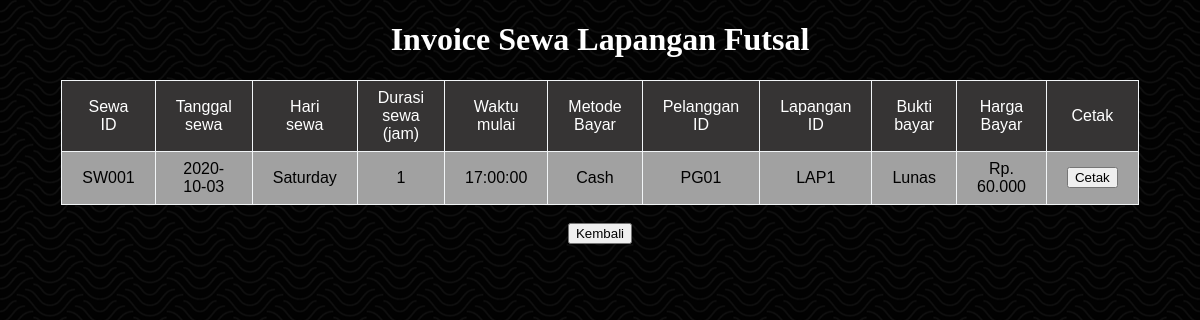
The app's page /invoice.php?id=SW001 with its own data.
### tables this page shows
CREATE TABLE `pemesanan` (
  `sewaID` varchar(5) NOT NULL,
  `tglSewa` date NOT NULL,
  `durasiSewa` int(2) NOT NULL,
  `waktuMulaiSewa` time NOT NULL,
  `metodeBayar` enum('Cash') NOT NULL,
  `pelangganID` varchar(5) NOT NULL,
  `lapanganID` varchar(5) NOT NULL,
  `buktiBayar` enum('Lunas','DP') DEFAULT NULL
);

### functions.php (called while the page is built, shortened)
<?php
	$conn = mysqli_connect("localhost", "root", "", "sewalapfutsal");
	function query($query){
		global $conn;
		$result = mysqli_query($conn, $query);
		$rows = [];
		while ($row = mysqli_fetch_assoc($result)) {
		 	$rows[] = $row;
		}
		return $rows;
	}
	function harga($id){
		global $conn;
		$pgi = mysqli_query($conn, "SELECT harga
    	FROM TARIF WHERE tarifID = 'TR1'");
    	$pgi2 = [];
    	while ($pgi3 = mysqli_fetch_array($pgi)) {
         	$pgi2[] = $pgi3;
    	}
    	foreach($pgi2 as $pgi4){
        	$hargaPagi = $pgi4['harga'];
    	}
    	$mlm = mysqli_query($conn,"SELECT harga
    	FROM TARIF WHERE tarifID = 'TR2'");
    	$mlm2 = [];
    	while ($mlm3 = mysqli_fetch_array($mlm)) {
         	$mlm2[] = $mlm3;
    	}
    	foreach($mlm2 as $mlm4){
        	$hargaMalam = $mlm4['harga'];
    	}
		$a = date_create('07:00:00');
		$b = date_create('17:00:00');
		$c = date_create('23:00:00');
    	$hit = mysqli_query($conn, "SELECT durasiSewa
    	FROM PEMESANAN WHERE sewaID = '$id'");
    	$hit2 = [];
    	while ($hit3 = mysqli_fetch_array($hit)) {
         	$hit2[] = $hit3;
    	}
    	foreach($hit2 as $hit4){
        	$hitung = $hit4['durasiSewa'];
    	}
    	$wkt = mysqli_query($conn, "SELECT waktuMulaiSewa
    	FROM PEMESANAN WHERE sewaID = '$id'");
    	$waktu2 = [];
    	while ($waktu3 = mysqli_fetch_array($wkt)) {
         	$waktu2[] = $waktu3;
    	}
    	foreach($waktu2 as $waktu4){
        	$waktu = $waktu4['waktuMulaiSewa'];
    	}
    	$waktuBerubah = date_create($waktu);
    	$harga = 0;
		while ($hitung > 0) {
			if (($waktuBerubah >= $a) && ($waktuBerubah < $b)) {
		    	$harga += $hargaPagi;
		    	$waktuBerubah = date_add($waktuBerubah, date_interval_create_from_date_string('1 hours'));
			} elseif (($waktuBerubah >= $b) && ($waktuBerubah <= $c)) {
		    	$harga += $hargaMalam;
		    	$waktuBerubah = date_add($waktuBerubah, date_interval_create_from_date_string('1 hours'));
			}
        	$hitung -= 1;
    	}
    	return $harga;
	}
 ?>

### invoice.php (the view, shortened to what this page needs)
<?php
    require 'functions.php';
    $id_sewa = $_GET['id'];
    $hasil = query("SELECT sewaID, tglSewa, DATE_FORMAT(tglSewa,'%W') AS 'hariSewa', durasiSewa, waktuMulaiSewa, metodeBayar, pelangganID, lapanganID, buktiBayar
    FROM PEMESANAN WHERE sewaID = '$id_sewa'");
?>
<!DOCTYPE html>
<html>
<head>
    <link rel="stylesheet" type="text/css" href="styles.css">
</head>
<body>
    <h1>Invoice Sewa Lapangan Futsal</h1>
    <center>
    <table border="1" cellpadding="10" cellspacing="0">
		<tr>
			<th>Sewa ID</th>
			<th>Tanggal sewa</th>
			<th>Hari sewa</th>
			<th>Durasi sewa (jam)</th>
			<th>Waktu mulai</th>
			<th>Metode Bayar</th>
            <th>Pelanggan ID</th>
            <th>Lapangan ID</th>
            <th>Bukti bayar</th>
            <th>Harga Bayar</th>
            <th>Cetak</th>
		</tr>
        <?php $i = 1; ?>
        <?php foreach ($hasil as $row): ?>
            <tr>
                <td><?=$row['sewaID']?></td>
                <td><?=$row['tglSewa']?></td>
                <td><?=$row['hariSewa']?></td>
                <td><?=$row['durasiSewa']?></td>
                <td><?=$row['waktuMulaiSewa']?></td>
                <td><?=$row['metodeBayar']?></td>
                <td><?=$row['pelangganID']?></td>
                <td><?=$row['lapanganID']?></td>
                <td><?=$row['buktiBayar']?></td>
                <td><?='Rp. '.number_format(harga($id_sewa),0,",",".")?></td>
                <td><a href="cetak.php?id=<?= $row["sewaID"]; ?>" target='_blank'><button>Cetak</button></a></td>
            </tr>
        <?php $i++; endforeach ?>
    </table>
    <br>
    <a href="index.php"><button>Kembali</button></a>
        </center>
</body>
</html>

### styles.css (style rules this page uses)
body { background-image: url('bg.png'); color: rgb(255, 255, 255); }
table { font-family: sans-serif; color: rgb(0, 0, 0); border-collapse: collapse; width: 50%; border: 1px solid #f2f5f7; }
table tr th { background: rgb(54, 52, 52); color: #fff; font-weight: normal; }
table, th, td { padding: 8px 20px; text-align: center; }
table tr:nth-child(even) { background-color: #a1a1a1; }
table tr:nth-child(odd) { background-color: #706f6f; }
h1 { text-align: center; }

### records on screen
pemesanan: sewaID "SW001", tglSewa "2020-10-03", hariSewa "Saturday", durasiSewa "1", waktuMulaiSewa "17:00:00", metodeBayar "Cash", pelangganID "PG01", lapanganID "LAP1", buktiBayar "Lunas", id_sewa "60.000"
